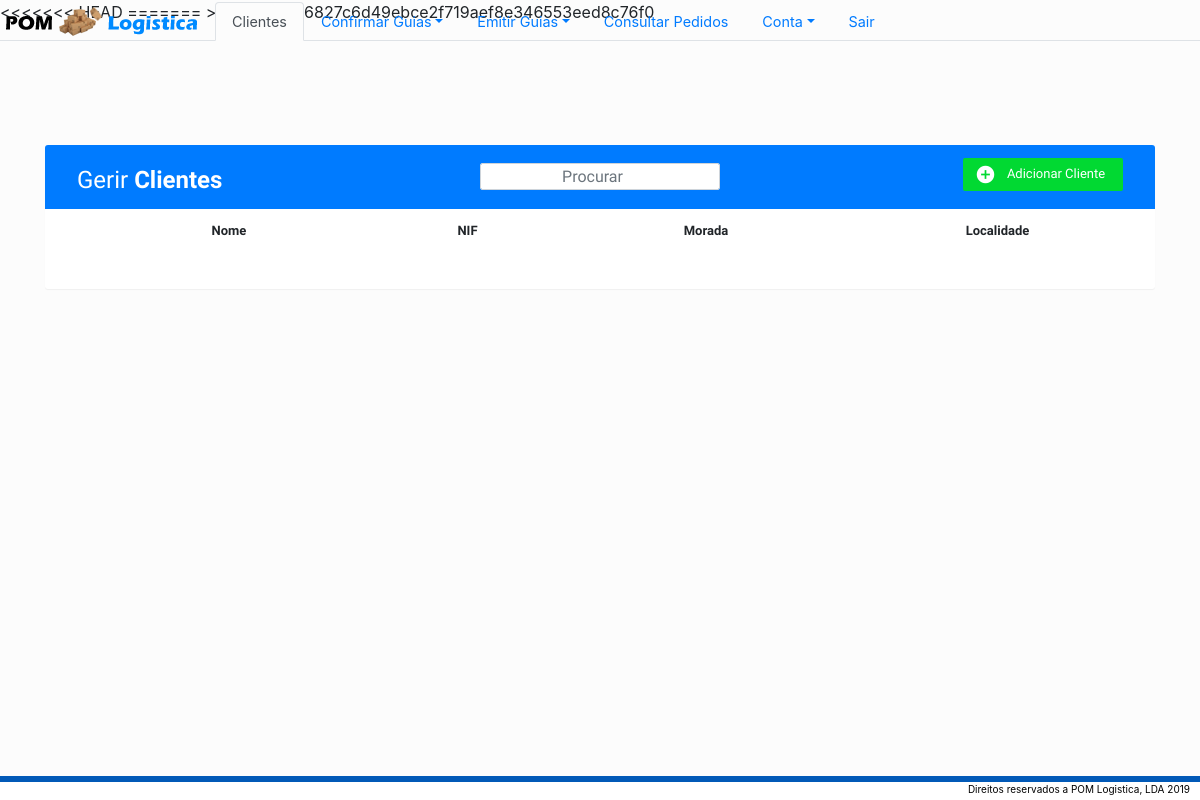
Page /Operador/Listagens/Listar_clientes.php on the earlier database version.
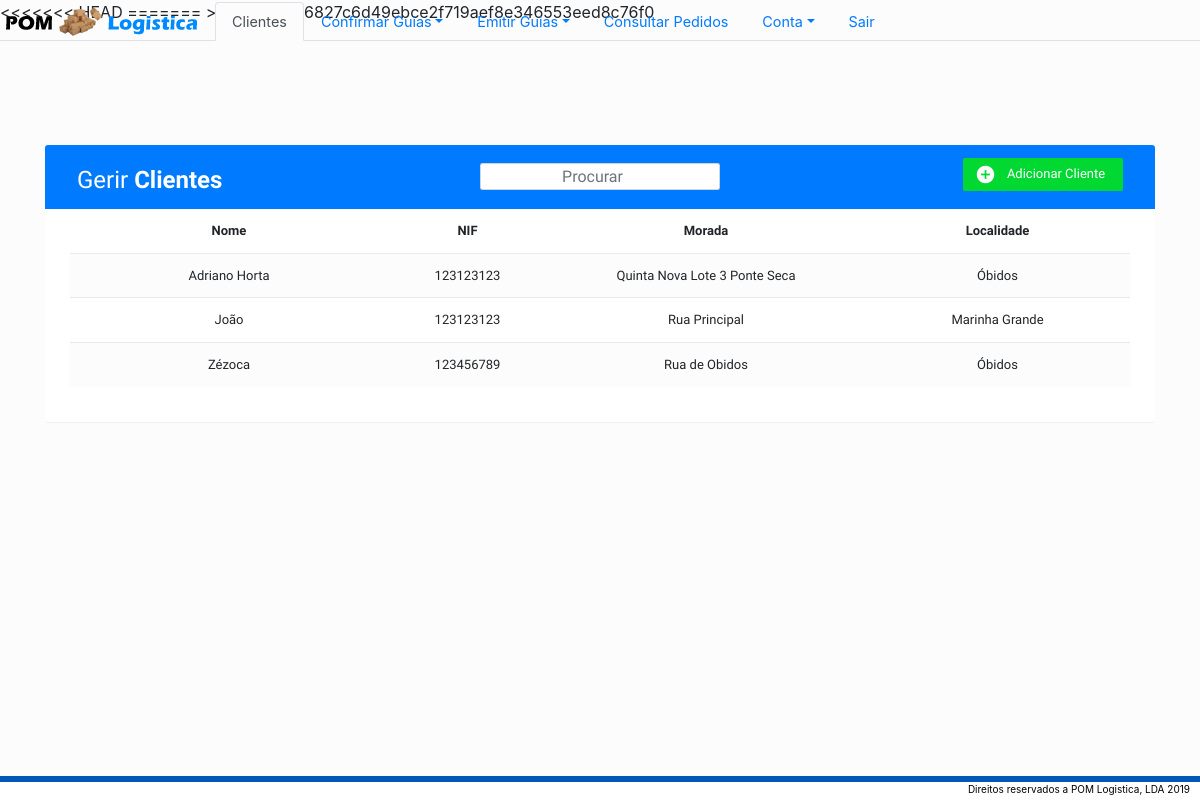
Same page on the later database version.
### tables this page shows
CREATE TABLE `cliente` (
  `id` int(11) NOT NULL,
  `nome` text NOT NULL,
  `nif` int(9) NOT NULL,
  `morada` text NOT NULL,
  `localidade` text NOT NULL
);

### Operador/Listagens/Listar_clientes.php (the view, shortened to what this page needs)
<!DOCTYPE html>
<html lang=pt dir="ltr">
<head>
    <link rel="stylesheet" href="https://stackpath.bootstrapcdn.com/bootstrap/4.3.1/css/bootstrap.min.css">
    <link rel="stylesheet" href="\POM-Logistica\styles\table.min.css">
    <link rel="stylesheet" href="https://cdn.datatables.net/1.10.19/css/dataTables.bootstrap4.min.css">
    <link rel="stylesheet" href="https://cdn.datatables.net/buttons/1.5.6/css/buttons.bootstrap4.min.css">
</head>
<body>
    <form style="font-family: 'Varela Round', sans-serif; font-size:13px" action="/POM-Logistica/Admin/Listagens/Listar_clientes.php" method="post" novalidate>
        <div class="container">
            <div class="table-wrapper" style="margin-top:5rem">
                <div class="table-title" style="background-color:#007bff; z-index:0">
                    <h2 style="position:absolute; margin-top:-0.7rem">Gerir <b>Clientes</b></h2>
                    <input type="search" z-index="500" class="form-control mobileSearch desktopSearch" placeholder="Procurar" id="searchbox">
                    <a href="#addEmployeeModal" class="btn btn-success mobileAdd desktopAdd" data-toggle="modal"><i class="material-icons">&#xE147;</i></a>
                </div>
                <div class="mobileTable">
                    <table style="margin-left:auto; margin-right:auto;" class="table table-striped table-hover" id="myTable">
                        <thead>
                            <tr>
                                <th style="text-align:center; width:30%">Nome</th>
                                <th style="text-align:center; width:15%">NIF</th>
                                <th style="text-align:center; width:30%;">Morada</th>
                                <th style="text-align:center;">Localidade</th>
                            </tr>
                        </thead>
                        <tbody>
                            <?php
                            $dados = mysqli_query($conn, "SELECT * FROM cliente");
                            foreach ($dados as $eachRow) {
                                $nome = $eachRow['nome'];
                                $nif = $eachRow['nif'];
                                $morada = $eachRow['morada'];
                                $localidade = $eachRow['localidade'];
                                echo '<tr>';
                                echo '<td style="text-align:center; width:30%"> ' . $nome . '</td>';
                                echo '<td style="text-align:center; width:15%"> ' . $nif . '</td>';
                                echo '<td style="text-align:center; width:30%"> ' . $morada . '</td>';
                                echo '<td style="text-align:center;"> ' . $localidade . '</td>';
                                echo '</tr>';
                            }
                            ?>
                        </tbody>
                    </table>
                </div>
            </div>
    </form>
</body>
</html>

Differences in the rows shown:
added cliente: nome "Adriano Horta", nif "123123123", morada "Quinta Nova Lote 3 Ponte Seca", localidade "Óbidos"
added cliente: nome "João", nif "123123123", morada "Rua Principal", localidade "Marinha Grande"
added cliente: nome "Zézoca", nif "123456789", morada "Rua de Obidos", localidade "Óbidos"
